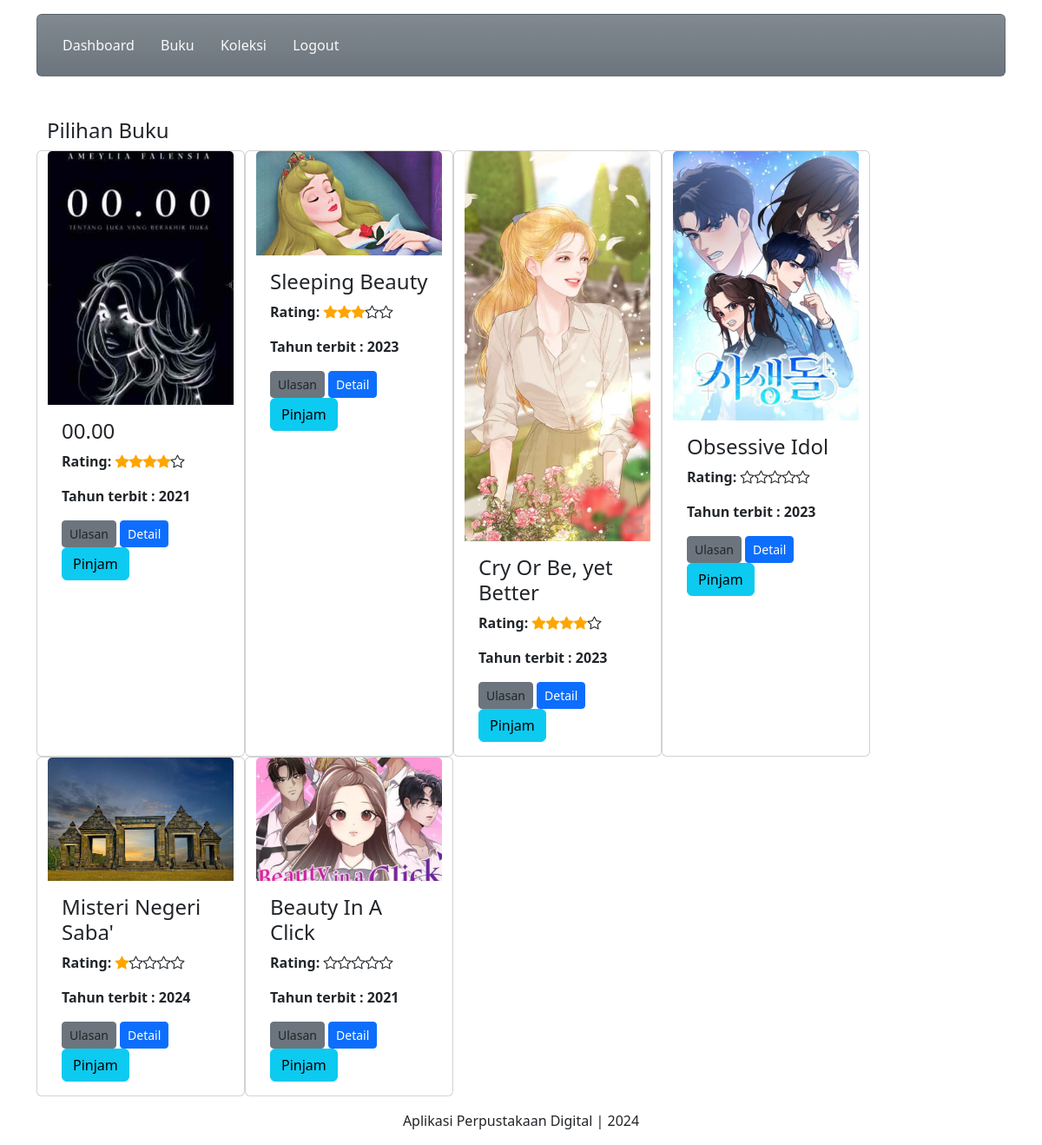
Page /member/coba.php on the committed database.
### tables this page shows
CREATE TABLE `buku` (
  `bukuid` int(11) NOT NULL,
  `judul` varchar(255) NOT NULL,
  `penulis` varchar(255) NOT NULL,
  `penerbit` varchar(255) NOT NULL,
  `kategoriid` int(11) NOT NULL,
  `tahunterbit` int(11) NOT NULL,
  `deskripsi` longtext NOT NULL,
  `sinopsis` text NOT NULL,
  `gambar` mediumtext NOT NULL
);

### member/coba.php (the view, shortened to what this page needs)
<!DOCTYPE html>
<html lang="en">
<head>
  <link href="https://cdn.jsdelivr.net/npm/bootstrap@5.3.2/dist/css/bootstrap.min.css" rel="stylesheet">
  <link rel="stylesheet" href="https://cdn.jsdelivr.net/npm/bootstrap-icons@1.11.3/font/bootstrap-icons.min.css">
  <link rel="stylesheet" href="https://cdnjs.cloudflare.com/ajax/libs/font-awesome/4.7.0/css/font-awesome.min.css">
  <link rel="stylesheet" href="bootstrap.min.css">
</head>
<body>
  <div class="container">
    <div class="content mt-3">
      <div class="card bg-secondary bg-gradient">
        <div class="card-body">
          <a href="index.php" class="btn text-light">Dashboard</a>
          <a href="buku.php" class="btn text-light">Buku</a>
          <a href="koleksi.php" class="btn text-light">Koleksi</a>
          <a href="../logout.php" class="btn text-light">Logout</a>
        </div>
      </div>
    </div>
    <div class="container" style="margin-top: 3rem;">
      <div class="row">
        <h4>Pilihan Buku</h4>
        <?php
        include '../koneksi.php';
        $data = mysqli_query($koneksi, "SELECT * FROM buku Order By bukuid asc");
        while ($d = mysqli_fetch_array($data)) {
          $bukuid = $d['bukuid'];
          $queryRating = "SELECT rating FROM ulasanbuku WHERE bukuid = $bukuid";
          $resultRating = mysqli_query($koneksi, $queryRating);
          $totalRating = 0;
          $jumlahRating = 0;
          while ($rowRating = mysqli_fetch_assoc($resultRating)) {
            $totalRating += $rowRating['rating'];
            $jumlahRating++;
          }
          if ($jumlahRating > 0) {
            $rataRata = $totalRating / $jumlahRating;
          } else {
            $rataRata = 0;
          }
        ?>
          <div class="card" style="width: 15rem;">
            <img src="../img/<?= $d['gambar'] ?>" class="card-img-top" alt="...">
            <div class="card-body">
              <h4 class="card-title"><?= $d['judul']; ?></h4>
              <p class="fw-semibold">Rating:
                <?php
                for ($i = 1; $i <= 5; $i++) {
                  if ($i <= $rataRata) {
                    echo '<span class="bi bi-star-fill"></span>';
                  } else {
                    echo '<span class="bi bi-star"></span>';
                  }
                }
                ?>
              </p>
              <p class="fw-semibold">Tahun terbit : <?= $d['tahunterbit']; ?></p>
              <div>
                <a href="ulasan_buku_detail.php?bukuid=<?= $d['bukuid']; ?>" class="btn btn-sm btn-secondary text-dark">Ulasan</a>
                <a href="detail.php?bukuid=<?= $d['bukuid']; ?>" class="btn btn-sm btn-primary text-white">Detail</a>
                <a href="" data-bs-toggle="modal" data-bs-target="#modalEditBuku<?= $d['bukuid']; ?>"
                                    class="btn btn-info">Pinjam</a>
              </div>
            </div>
          </div>
        <?php
        }
        ?>
      </div>
<?php
$data = "SELECT * FROM buku, kategoribuku WHERE buku.kategoriid=kategoribuku.kategoriid ORDER BY bukuid ASC";
$result = mysqli_query($koneksi, $data);
while ($row = mysqli_fetch_array($result)) {
?>
</div>
<?php } ?>
  <div class="content mt-3 bg-white">
    <p class="text-center"> Aplikasi Perpustakaan Digital | 2024 </p>
  </div>
</body>
</html>

### member/coba.php (style rules this page uses)
.bi-star-fill { color: orange; }

### rows in the picture
buku: gambar (picture), judul "00.00", tahunterbit "2021"
buku: gambar (picture), judul "Sleeping Beauty", tahunterbit "2023"
buku: gambar (picture), judul "Cry Or Be, yet Better", tahunterbit "2023"
buku: gambar (picture), judul "Obsessive Idol", tahunterbit "2023"
buku: gambar (picture), judul "Misteri Negeri Saba'", tahunterbit "2024"
buku: gambar (picture), judul "Beauty In A Click", tahunterbit "2021"
